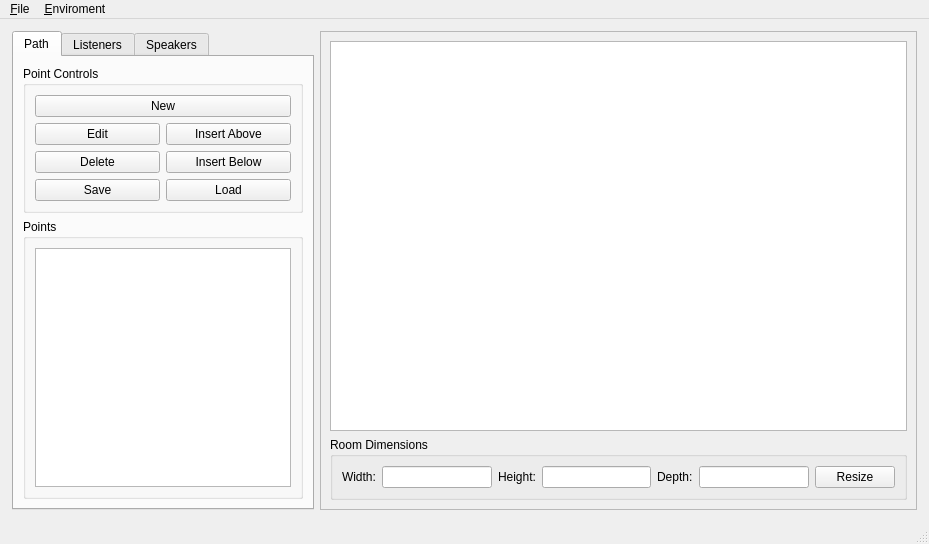
<ui version="4.0" >
 <class>MainWindow_Path_Creator</class>
 <widget class="QMainWindow" name="MainWindow_Path_Creator" >
  <property name="geometry" >
   <rect>
    <x>0</x>
    <y>0</y>
    <width>929</width>
    <height>544</height>
   </rect>
  </property>
  <property name="sizePolicy" >
   <sizepolicy vsizetype="Expanding" hsizetype="Expanding" >
    <horstretch>1</horstretch>
    <verstretch>1</verstretch>
   </sizepolicy>
  </property>
  <property name="windowTitle" >
   <string>Path Creator</string>
  </property>
  <widget class="QWidget" name="centralwidget" >
   <property name="geometry" >
    <rect>
     <x>0</x>
     <y>26</y>
     <width>929</width>
     <height>495</height>
    </rect>
   </property>
   <property name="sizePolicy" >
    <sizepolicy vsizetype="Expanding" hsizetype="Expanding" >
     <horstretch>5</horstretch>
     <verstretch>5</verstretch>
    </sizepolicy>
   </property>
   <property name="minimumSize" >
    <size>
     <width>400</width>
     <height>350</height>
    </size>
   </property>
   <layout class="QHBoxLayout" name="horizontalLayout" >
    <item>
     <layout class="QGridLayout" name="gridLayout_5" >
      <property name="sizeConstraint" >
       <enum>QLayout::SetNoConstraint</enum>
      </property>
      <property name="margin" >
       <number>3</number>
      </property>
      <item row="0" column="1" >
       <widget class="QFrame" name="frame" >
        <property name="sizePolicy" >
         <sizepolicy vsizetype="Expanding" hsizetype="Expanding" >
          <horstretch>2</horstretch>
          <verstretch>2</verstretch>
         </sizepolicy>
        </property>
        <property name="minimumSize" >
         <size>
          <width>0</width>
          <height>0</height>
         </size>
        </property>
        <property name="frameShape" >
         <enum>QFrame::StyledPanel</enum>
        </property>
        <property name="frameShadow" >
         <enum>QFrame::Raised</enum>
        </property>
        <layout class="QGridLayout" name="gridLayout_4" >
         <item row="0" column="0" >
          <widget class="QGraphicsView" name="graphicsView" >
           <property name="sizePolicy" >
            <sizepolicy vsizetype="Expanding" hsizetype="Expanding" >
             <horstretch>5</horstretch>
             <verstretch>5</verstretch>
            </sizepolicy>
           </property>
           <property name="minimumSize" >
            <size>
             <width>200</width>
             <height>200</height>
            </size>
           </property>
          </widget>
         </item>
         <item row="1" column="0" >
          <widget class="QGroupBox" name="groupBox" >
           <property name="enabled" >
            <bool>true</bool>
           </property>
           <property name="minimumSize" >
            <size>
             <width>0</width>
             <height>50</height>
            </size>
           </property>
           <property name="title" >
            <string>Room Dimensions</string>
           </property>
           <layout class="QHBoxLayout" name="horizontalLayout_2" >
            <item>
             <widget class="QLabel" name="label" >
              <property name="text" >
               <string>Width:</string>
              </property>
             </widget>
            </item>
            <item>
             <widget class="QLineEdit" name="lineEdit_width" />
            </item>
            <item>
             <widget class="QLabel" name="label_2" >
              <property name="text" >
               <string>Height:</string>
              </property>
             </widget>
            </item>
            <item>
             <widget class="QLineEdit" name="lineEdit_height" />
            </item>
            <item>
             <widget class="QLabel" name="label_3" >
              <property name="text" >
               <string>Depth:</string>
              </property>
             </widget>
            </item>
            <item>
             <widget class="QLineEdit" name="lineEdit_depth" />
            </item>
            <item>
             <widget class="QPushButton" name="pushButton_Resize" >
              <property name="text" >
               <string>Resize</string>
              </property>
             </widget>
            </item>
           </layout>
          </widget>
         </item>
        </layout>
       </widget>
      </item>
      <item row="0" column="0" >
       <widget class="QTabWidget" name="tabWidget" >
        <property name="sizePolicy" >
         <sizepolicy vsizetype="Expanding" hsizetype="Preferred" >
          <horstretch>0</horstretch>
          <verstretch>2</verstretch>
         </sizepolicy>
        </property>
        <property name="minimumSize" >
         <size>
          <width>200</width>
          <height>300</height>
         </size>
        </property>
        <property name="currentIndex" >
         <number>0</number>
        </property>
        <widget class="QWidget" name="tabPath" >
         <property name="geometry" >
          <rect>
           <x>0</x>
           <y>0</y>
           <width>296</width>
           <height>443</height>
          </rect>
         </property>
         <property name="sizePolicy" >
          <sizepolicy vsizetype="Expanding" hsizetype="Expanding" >
           <horstretch>1</horstretch>
           <verstretch>2</verstretch>
          </sizepolicy>
         </property>
         <attribute name="title" >
          <string>Path</string>
         </attribute>
         <layout class="QVBoxLayout" name="verticalLayout" >
          <property name="sizeConstraint" >
           <enum>QLayout::SetMinimumSize</enum>
          </property>
          <item>
           <widget class="QGroupBox" name="groupBox_PointControls" >
            <property name="sizePolicy" >
             <sizepolicy vsizetype="Expanding" hsizetype="Expanding" >
              <horstretch>0</horstretch>
              <verstretch>0</verstretch>
             </sizepolicy>
            </property>
            <property name="title" >
             <string>Point Controls</string>
            </property>
            <layout class="QGridLayout" name="gridLayout" >
             <item row="0" column="0" colspan="2" >
              <widget class="QPushButton" name="pushButton_NewPoint" >
               <property name="text" >
                <string>New</string>
               </property>
              </widget>
             </item>
             <item row="1" column="0" >
              <widget class="QPushButton" name="pushButton_EditPoint" >
               <property name="text" >
                <string>Edit</string>
               </property>
              </widget>
             </item>
             <item row="2" column="0" >
              <widget class="QPushButton" name="pushButton_DeletePoint" >
               <property name="text" >
                <string>Delete</string>
               </property>
              </widget>
             </item>
             <item row="2" column="1" >
              <widget class="QPushButton" name="pushButton_InsertBelowPoint" >
               <property name="text" >
                <string>Insert Below</string>
               </property>
              </widget>
             </item>
             <item row="1" column="1" >
              <widget class="QPushButton" name="pushButton_InsertAbovePoint" >
               <property name="text" >
                <string>Insert Above</string>
               </property>
              </widget>
             </item>
             <item row="3" column="0" >
              <widget class="QPushButton" name="pushButton_SavePath" >
               <property name="text" >
                <string>Save</string>
               </property>
              </widget>
             </item>
             <item row="3" column="1" >
              <widget class="QPushButton" name="pushButton_LoadPath" >
               <property name="text" >
                <string>Load</string>
               </property>
              </widget>
             </item>
            </layout>
           </widget>
          </item>
          <item>
           <widget class="QGroupBox" name="groupBox_PointsList" >
            <property name="sizePolicy" >
             <sizepolicy vsizetype="Expanding" hsizetype="Expanding" >
              <horstretch>1</horstretch>
              <verstretch>2</verstretch>
             </sizepolicy>
            </property>
            <property name="title" >
             <string>Points</string>
            </property>
            <layout class="QVBoxLayout" name="verticalLayout_4" >
             <item>
              <widget class="QListWidget" name="listWidget_Path" />
             </item>
            </layout>
           </widget>
          </item>
         </layout>
        </widget>
        <widget class="QWidget" name="tabListeners" >
         <property name="geometry" >
          <rect>
           <x>0</x>
           <y>0</y>
           <width>296</width>
           <height>443</height>
          </rect>
         </property>
         <attribute name="title" >
          <string>Listeners</string>
         </attribute>
         <layout class="QVBoxLayout" name="verticalLayout_2" >
          <item>
           <widget class="QGroupBox" name="groupBox_ListenerControls" >
            <property name="sizePolicy" >
             <sizepolicy vsizetype="Expanding" hsizetype="Expanding" >
              <horstretch>0</horstretch>
              <verstretch>0</verstretch>
             </sizepolicy>
            </property>
            <property name="title" >
             <string>Listener Controls</string>
            </property>
            <layout class="QGridLayout" name="gridLayout_2" >
             <item row="0" column="0" colspan="2" >
              <widget class="QPushButton" name="pushButton_NewListener" >
               <property name="text" >
                <string>New</string>
               </property>
              </widget>
             </item>
             <item row="1" column="0" >
              <widget class="QPushButton" name="pushButton_EditListener" >
               <property name="text" >
                <string>Edit</string>
               </property>
              </widget>
             </item>
             <item row="2" column="0" >
              <widget class="QPushButton" name="pushButton_DeleteListener" >
               <property name="text" >
                <string>Delete</string>
               </property>
              </widget>
             </item>
             <item row="2" column="1" >
              <widget class="QPushButton" name="pushButton_InsertBelowListener" >
               <property name="text" >
                <string>Insert Below</string>
               </property>
              </widget>
             </item>
             <item row="1" column="1" >
              <widget class="QPushButton" name="pushButton_InsertAboveListener" >
               <property name="text" >
                <string>Insert Above</string>
               </property>
              </widget>
             </item>
             <item row="3" column="0" >
              <widget class="QPushButton" name="pushButton_SaveListener" >
               <property name="text" >
                <string>Save</string>
               </property>
              </widget>
             </item>
             <item row="3" column="1" >
              <widget class="QPushButton" name="pushButton_LoadListener" >
               <property name="text" >
                <string>Load</string>
               </property>
              </widget>
             </item>
            </layout>
           </widget>
          </item>
          <item>
           <widget class="QGroupBox" name="groupBox_ListenerList" >
            <property name="sizePolicy" >
             <sizepolicy vsizetype="Expanding" hsizetype="Expanding" >
              <horstretch>2</horstretch>
              <verstretch>2</verstretch>
             </sizepolicy>
            </property>
            <property name="title" >
             <string>Listeners</string>
            </property>
            <layout class="QVBoxLayout" name="verticalLayout_5" >
             <item>
              <widget class="QListWidget" name="listWidget_Listeners" />
             </item>
            </layout>
           </widget>
          </item>
         </layout>
        </widget>
        <widget class="QWidget" name="tabSpeakers" >
         <property name="geometry" >
          <rect>
           <x>0</x>
           <y>0</y>
           <width>296</width>
           <height>443</height>
          </rect>
         </property>
         <attribute name="title" >
          <string>Speakers</string>
         </attribute>
         <layout class="QVBoxLayout" name="verticalLayout_3" >
          <item>
           <widget class="QGroupBox" name="groupBox_SpeakerControls" >
            <property name="sizePolicy" >
             <sizepolicy vsizetype="Expanding" hsizetype="Expanding" >
              <horstretch>0</horstretch>
              <verstretch>0</verstretch>
             </sizepolicy>
            </property>
            <property name="title" >
             <string>Speaker Controls</string>
            </property>
            <layout class="QGridLayout" name="gridLayout_3" >
             <item row="0" column="0" colspan="2" >
              <widget class="QPushButton" name="pushButton_NewSpeaker" >
               <property name="text" >
                <string>New</string>
               </property>
              </widget>
             </item>
             <item row="1" column="0" >
              <widget class="QPushButton" name="pushButton_EditSpeaker" >
               <property name="text" >
                <string>Edit</string>
               </property>
              </widget>
             </item>
             <item row="2" column="0" >
              <widget class="QPushButton" name="pushButton_DeleteSpeaker" >
               <property name="text" >
                <string>Delete</string>
               </property>
              </widget>
             </item>
             <item row="2" column="1" >
              <widget class="QPushButton" name="pushButton_InsertBelowSpeaker" >
               <property name="text" >
                <string>Insert Below</string>
               </property>
              </widget>
             </item>
             <item row="1" column="1" >
              <widget class="QPushButton" name="pushButton_InsertAboveSpeaker" >
               <property name="text" >
                <string>Insert Above</string>
               </property>
              </widget>
             </item>
             <item row="3" column="0" >
              <widget class="QPushButton" name="pushButton_SaveSpeaker" >
               <property name="text" >
                <string>Save</string>
               </property>
              </widget>
             </item>
             <item row="3" column="1" >
              <widget class="QPushButton" name="pushButton_LoadSpeaker" >
               <property name="text" >
                <string>Load</string>
               </property>
              </widget>
             </item>
            </layout>
           </widget>
          </item>
          <item>
           <widget class="QGroupBox" name="groupBox_SpeakerList" >
            <property name="sizePolicy" >
             <sizepolicy vsizetype="Expanding" hsizetype="Expanding" >
              <horstretch>2</horstretch>
              <verstretch>2</verstretch>
             </sizepolicy>
            </property>
            <property name="title" >
             <string>Speakers</string>
            </property>
            <layout class="QVBoxLayout" name="verticalLayout_6" >
             <item>
              <widget class="QListWidget" name="listWidget_Speakers" />
             </item>
            </layout>
           </widget>
          </item>
         </layout>
        </widget>
       </widget>
      </item>
     </layout>
    </item>
   </layout>
  </widget>
  <widget class="QMenuBar" name="menubar" >
   <property name="geometry" >
    <rect>
     <x>0</x>
     <y>0</y>
     <width>929</width>
     <height>26</height>
    </rect>
   </property>
   <widget class="QMenu" name="menu_File" >
    <property name="title" >
     <string>&amp;File</string>
    </property>
    <addaction name="action_New" />
    <addaction name="action_Open" />
    <addaction name="action_Save" />
    <addaction name="action_Close" />
   </widget>
   <widget class="QMenu" name="menu_Enviroment" >
    <property name="title" >
     <string>&amp;Enviroment</string>
    </property>
    <addaction name="actionEdit_Environment" />
    <addaction name="actionGenerate_Environment_File" />
   </widget>
   <addaction name="menu_File" />
   <addaction name="menu_Enviroment" />
  </widget>
  <widget class="QStatusBar" name="statusbar" >
   <property name="geometry" >
    <rect>
     <x>0</x>
     <y>521</y>
     <width>929</width>
     <height>23</height>
    </rect>
   </property>
  </widget>
  <action name="action_New" >
   <property name="text" >
    <string>&amp;New</string>
   </property>
  </action>
  <action name="action_Open" >
   <property name="text" >
    <string>&amp;Open</string>
   </property>
  </action>
  <action name="action_Save" >
   <property name="text" >
    <string>&amp;Save</string>
   </property>
  </action>
  <action name="action_Close" >
   <property name="text" >
    <string>&amp;Close</string>
   </property>
  </action>
  <action name="actionEdit_Environment" >
   <property name="text" >
    <string>Edit Environment</string>
   </property>
  </action>
  <action name="actionGenerate_Environment_File" >
   <property name="text" >
    <string>Generate Environment File</string>
   </property>
  </action>
 </widget>
 <resources/>
 <connections/>
</ui>
